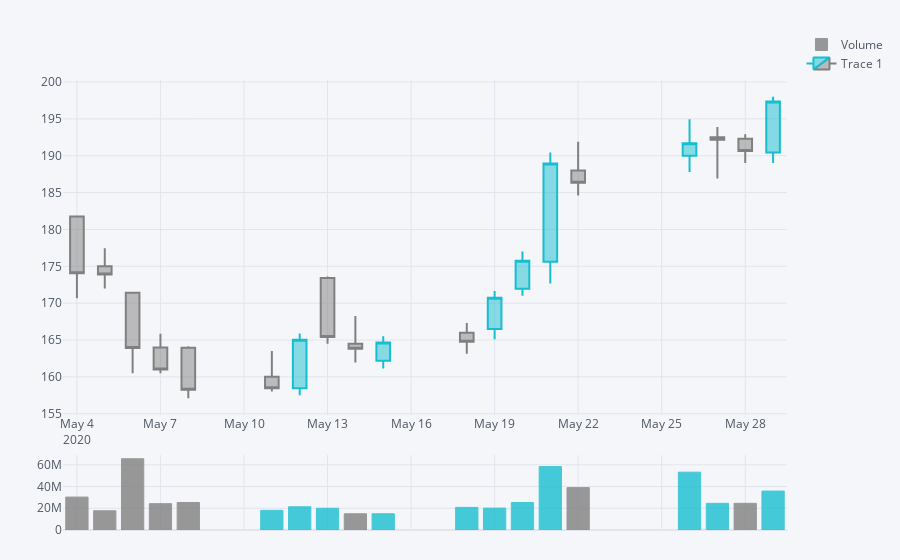

Notebook code cell kept with this figure:
### Code cell
quant_figure.iplot()

### Figure 1 — Plotly figure (JSON) as saved in the notebook; plotly's stock layout.template omitted (floating-point values rounded to 4 significant figures)
{"data": [{"marker": {"color": ["#808080", "#808080", "#808080", "#808080", "#808080", "#17BECF", "#17BECF", "#17BECF", "#808080", "#17BECF", "#17BECF", "#17BECF", "#17BECF", "#17BECF", "#808080", "#17BECF", "#17BECF", "#808080", "#17BECF"], "line": {"color": ["#808080", "#808080", "#808080", "#808080", "#808080", "#17BECF", "#17BECF", "#17BECF", "#808080", "#17BECF", "#17BECF", "#17BECF", "#17BECF", "#17BECF", "#808080", "#17BECF", "#17BECF", "#808080", "#17BECF"], "width": 1}}, "name": "Volume", "opacity": 0.8, "orientation": "v", "text": "", "type": "bar", "x": ["2020-05-04", "2020-05-05", "2020-05-06", "2020-05-07", "2020-05-08", "2020-05-11", "2020-05-12", "2020-05-13", "2020-05-14", "2020-05-15", "2020-05-18", "2020-05-19", "2020-05-20", "2020-05-21", "2020-05-22", "2020-05-26", "2020-05-27", "2020-05-28", "2020-05-29"], "y": [30294317, 17707577, 65586734, 24249585, 25307015, 18095473, 21387527, 20015124, 14949993, 14950243, 20801299, 20142171, 25320734, 58382197, 39013770, 53233404, 24546119, 24578072, 35834621], "yaxis": "y3"}, {"close": [174.1, 173.9, 163.9, 161, 158.2, 158.4, 165.1, 165.4, 163.8, 164.6, 164.8, 170.8, 175.8, 188.9, 186.4, 191.7, 192.1, 190.6, 197.4], "decreasing": {"line": {"color": "#808080"}}, "high": [181.8, 177.4, 171.4, 165.9, 164.1, 163.5, 165.9, 173.6, 168.2, 165.5, 167.3, 171.6, 177, 190.4, 191.9, 194.9, 193.9, 192.9, 198], "increasing": {"line": {"color": "#17BECF"}}, "low": [170.6, 172, 160.5, 160.5, 157.1, 158, 157.5, 164.5, 161.9, 161.1, 163.1, 165.1, 171, 172.6, 184.6, 187.8, 186.9, 189, 189], "name": "Trace 1", "open": [181.8, 175, 171.4, 164, 163.9, 160, 158.4, 173.4, 164.5, 162.2, 166, 166.5, 171.9, 175.6, 188, 190, 192.5, 192.3, 190.4], "showlegend": true, "type": "candlestick", "x": ["2020-05-04", "2020-05-05", "2020-05-06", "2020-05-07", "2020-05-08", "2020-05-11", "2020-05-12", "2020-05-13", "2020-05-14", "2020-05-15", "2020-05-18", "2020-05-19", "2020-05-20", "2020-05-21", "2020-05-22", "2020-05-26", "2020-05-27", "2020-05-28", "2020-05-29"], "yaxis": "y2"}], "layout": {"autosize": true, "legend": {"bgcolor": "#F5F6F9", "font": {"color": "#4D5663"}}, "margin": {"b": 30, "l": 30, "r": 30, "t": 30}, "paper_bgcolor": "#F5F6F9", "plot_bgcolor": "#F5F6F9", "showlegend": true, "title": {"font": {"color": "#4D5663"}}, "xaxis": {"anchor": "y2", "autorange": true, "gridcolor": "#E1E5ED", "range": ["2020-05-03 12:00", "2020-05-29 12:00"], "rangeselector": {"bgcolor": "rgba(150, 200, 250, 1)", "buttons": [{"count": 1, "label": "1m", "step": "month", "stepmode": "backward"}, {"count": 1, "label": "1y", "step": "year", "stepmode": "backward"}], "font": {"size": 13}, "visible": false, "x": 0, "y": 0.9}, "rangeslider": {"visible": false, "yaxis2": {}, "yaxis3": {}}, "showgrid": true, "tickfont": {"color": "#4D5663"}, "title": {"font": {"color": "#4D5663"}, "text": ""}, "type": "date", "zerolinecolor": "#E1E5ED"}, "yaxis": {"gridcolor": "#E1E5ED", "showgrid": true, "showticklabels": false, "tickfont": {"color": "#4D5663"}, "title": {"font": {"color": "#4D5663"}, "text": ""}, "zerolinecolor": "#E1E5ED"}, "yaxis2": {"autorange": true, "domain": [0.23, 0.9], "gridcolor": "#E1E5ED", "range": [154.8, 200.3], "showgrid": true, "tickfont": {"color": "#4D5663"}, "title": {"font": {"color": "#4D5663"}, "text": ""}, "zerolinecolor": "#E1E5ED"}, "yaxis3": {"autorange": true, "domain": [0, 0.15], "gridcolor": "#E1E5ED", "range": [0, 69040000.0], "showgrid": true, "tickfont": {"color": "#4D5663"}, "title": {"font": {"color": "#4D5663"}, "text": ""}, "type": "linear", "zerolinecolor": "#E1E5ED"}}}
